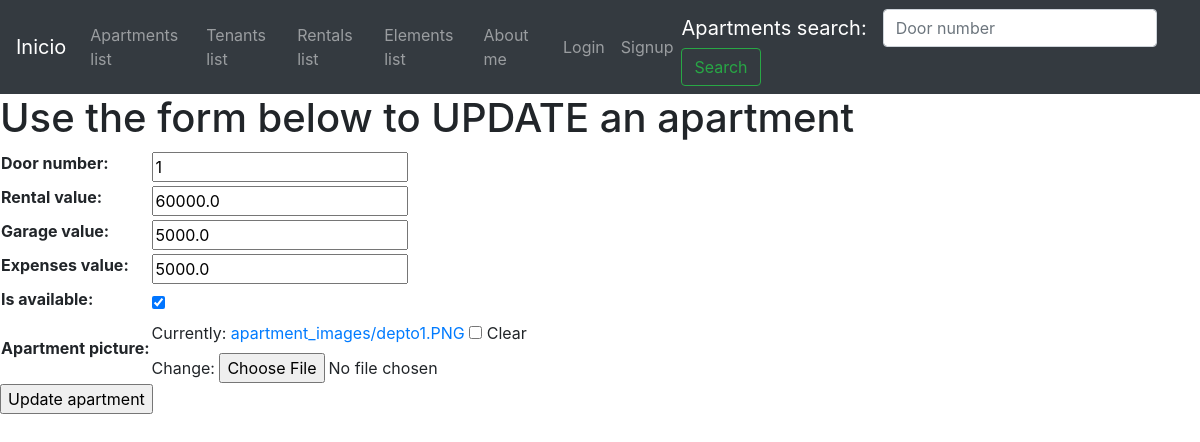
/apartments/apartment-update/1/, run on an earlier commit of the app's database.
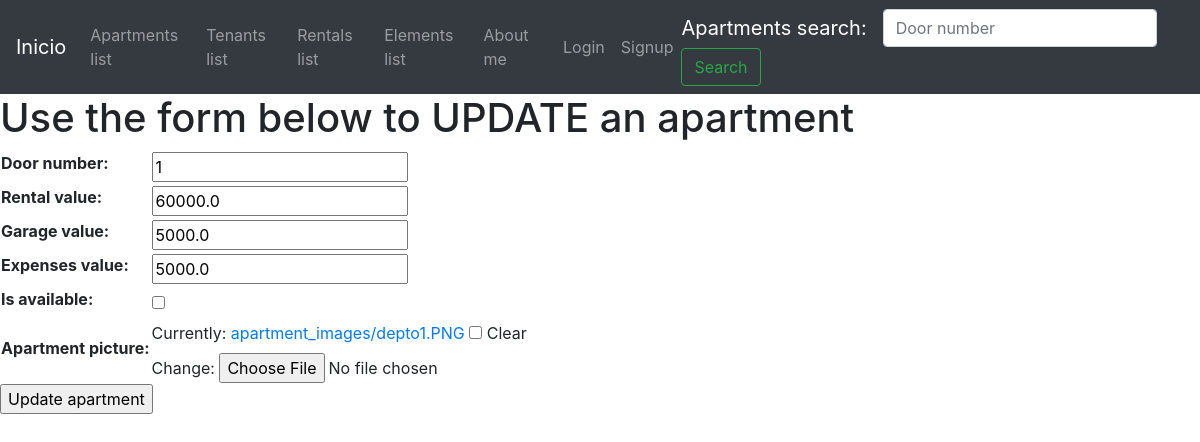
And on a later commit of the database.
### apartments/models.py (models this page shows, shortened)
class Apartment(models.Model):
    door_number=models.CharField(max_length=10, null=False, blank=False)
    rental_value=models.FloatField()
    garage_value=models.FloatField()
    expenses_value=models.FloatField()
    total_value = computed_property.ComputedFloatField(compute_from='calculate_total_value')
    is_available=models.BooleanField(default=True)
    apartment_picture = models.ImageField(upload_to='apartment_images', null=True, blank=True)
    def calculate_total_value(self)-> float:
        return self.rental_value + self.garage_value + self.expenses_value

### apartments/views.py (the view)
# urls.py: path('apartment-update/<int:pk>/', ApartmentUpdateView.as_view(), name='apartment_update'),
class ApartmentUpdateView(UpdateView):
    model = Apartment
    template_name = 'apartments/apartment-update.html'
    fields = ['door_number', 'rental_value', 'garage_value', 'expenses_value', 'is_available', 'apartment_picture']
    success_url = '/apartments/apartments-list/'

### templates/apartments/apartment-update.html (shortened to what this page needs)
{% extends 'base.html' %}
{% block content %}
    <h1>Use the form below to UPDATE an apartment</h1>
    {% if form %}
        <form action="" method="POST" enctype="multipart/form-data">
            <table>
                {{form.as_table}}
            </table>
            <input type="submit" value="Update apartment">
        </form>
    {% endif %}
{% endblock %}

What changed in the data, as far as the page shows it:
changed Apartment: is_available "☑" → "☐"
